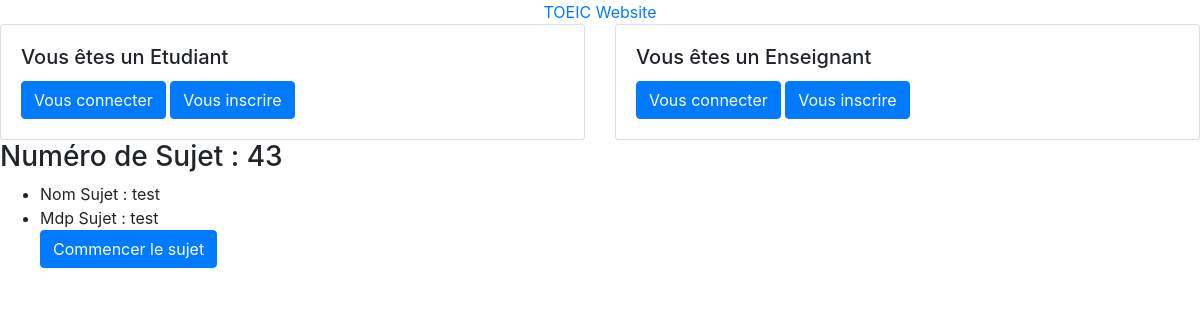
The app's page /read/subject_etu/43 with its own data.
### toeic/models.py (models this page shows)
class Sujet(models.Model):
    numSujet = models.AutoField(primary_key=True)
    nomSujet = models.CharField(blank=True, max_length=20)
    mdpSujet = models.CharField(blank=True, max_length=20)
    class Meta:
        db_table = 'sujet'

### toeic/views.py (the view)
# urls.py: path('read/subject_etu/<int:idSujet>', views.read_subject_etu, name='read_subject_etu'),
def read_subject_etu(request,idSujet):
    sub=Sujet.objects.get(numSujet=idSujet)
    return render (request, 'read_subject_etu.html', locals())

### templates/read_subject_etu.html
{% extends 'index.html' %}
{% block content %}
<div class="recapitulation">
    <div class="collection with-header">
        <h3> Numéro de Sujet : {{ sub.numSujet }} </h3>
        <ul>
            <li>Nom Sujet : {{sub.nomSujet}}</li>
            <li>Mdp Sujet : {{sub.mdpSujet }}</li>
            <a href="{% url 'make_subject_etu' sub.numSujet %}" class="btn btn-primary">Commencer le sujet</a>
        </ul>
    </div>
</div>
{% endblock %}

### records on screen
Sujet: numSujet "43", nomSujet "test", mdpSujet "test"
